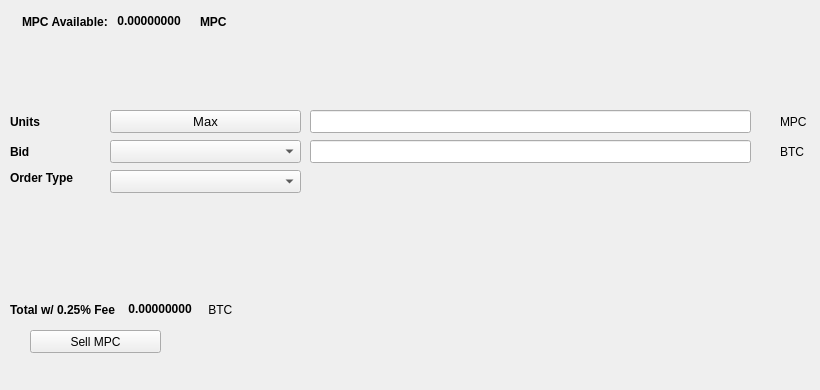
   <widget class="QWidget" name="SellTab">
    <attribute name="title">
     <string>Sell</string>
    </attribute>
    <widget class="QLabel" name="label_16">
     <property name="geometry">
      <rect>
       <x>780</x>
       <y>140</y>
       <width>31</width>
       <height>23</height>
      </rect>
     </property>
     <property name="text">
      <string>BTC</string>
     </property>
    </widget>
    <widget class="QComboBox" name="SellBidcomboBox">
     <property name="geometry">
      <rect>
       <x>110</x>
       <y>140</y>
       <width>191</width>
       <height>23</height>
      </rect>
     </property>
     <property name="font">
      <font>
       <pointsize>10</pointsize>
      </font>
     </property>
    </widget>
    <widget class="QLabel" name="label_18">
     <property name="geometry">
      <rect>
       <x>10</x>
       <y>110</y>
       <width>46</width>
       <height>23</height>
      </rect>
     </property>
     <property name="font">
      <font>
       <weight>75</weight>
       <bold>true</bold>
      </font>
     </property>
     <property name="text">
      <string>Units</string>
     </property>
    </widget>
    <widget class="QPushButton" name="Sell_Max_Amount">
     <property name="geometry">
      <rect>
       <x>110</x>
       <y>110</y>
       <width>191</width>
       <height>23</height>
      </rect>
     </property>
     <property name="font">
      <font>
       <pointsize>10</pointsize>
      </font>
     </property>
     <property name="text">
      <string>Max</string>
     </property>
    </widget>
    <widget class="QLabel" name="label_20">
     <property name="geometry">
      <rect>
       <x>10</x>
       <y>170</y>
       <width>91</width>
       <height>16</height>
      </rect>
     </property>
     <property name="font">
      <font>
       <weight>75</weight>
       <bold>true</bold>
      </font>
     </property>
     <property name="text">
      <string>Order Type</string>
     </property>
    </widget>
    <widget class="QComboBox" name="SellOrdertypeCombo">
     <property name="geometry">
      <rect>
       <x>110</x>
       <y>170</y>
       <width>191</width>
       <height>23</height>
      </rect>
     </property>
     <property name="font">
      <font>
       <pointsize>10</pointsize>
      </font>
     </property>
    </widget>
    <widget class="QLabel" name="label_21">
     <property name="geometry">
      <rect>
       <x>10</x>
       <y>140</y>
       <width>46</width>
       <height>23</height>
      </rect>
     </property>
     <property name="font">
      <font>
       <weight>75</weight>
       <bold>true</bold>
      </font>
     </property>
     <property name="text">
      <string>Bid</string>
     </property>
    </widget>
    <widget class="QLabel" name="label_22">
     <property name="geometry">
      <rect>
       <x>780</x>
       <y>110</y>
       <width>31</width>
       <height>23</height>
      </rect>
     </property>
     <property name="text">
      <string>MPC</string>
     </property>
    </widget>
    <widget class="QLineEdit" name="UnitsInputMPC">
     <property name="geometry">
      <rect>
       <x>310</x>
       <y>110</y>
       <width>441</width>
       <height>23</height>
      </rect>
     </property>
     <property name="font">
      <font>
       <pointsize>9</pointsize>
       <weight>75</weight>
       <bold>true</bold>
      </font>
     </property>
    </widget>
    <widget class="QLineEdit" name="SellBidPriceEdit">
     <property name="geometry">
      <rect>
       <x>310</x>
       <y>140</y>
       <width>441</width>
       <height>23</height>
      </rect>
     </property>
     <property name="font">
      <font>
       <pointsize>9</pointsize>
       <weight>75</weight>
       <bold>true</bold>
      </font>
     </property>
    </widget>
    <widget class="QPushButton" name="SellMPCBTN">
     <property name="geometry">
      <rect>
       <x>30</x>
       <y>330</y>
       <width>131</width>
       <height>23</height>
      </rect>
     </property>
     <property name="text">
      <string>Sell MPC</string>
     </property>
     <property name="icon">
      <iconset resource="../mypartycoin">
       <normaloff>:/icons/bitcoin</normaloff>:/icons/bitcoin</iconset>
     </property>
    </widget>
    <widget class="QWidget" name="layoutWidget3">
     <property name="geometry">
      <rect>
       <x>22</x>
       <y>12</y>
       <width>258</width>
       <height>19</height>
      </rect>
     </property>
     <layout class="QHBoxLayout" name="horizontalLayout">
      <item>
       <widget class="QLabel" name="label232_2">
        <property name="font">
         <font>
          <weight>75</weight>
          <bold>true</bold>
         </font>
        </property>
        <property name="text">
         <string>MPC Available:</string>
        </property>
       </widget>
      </item>
      <item>
       <widget class="QLabel" name="MPCAvailableLabel">
        <property name="palette">
         <palette>
          <active>
           <colorrole role="WindowText">
            <brush brushstyle="SolidPattern">
             <color alpha="255">
              <red>0</red>
              <green>0</green>
              <blue>0</blue>
             </color>
            </brush>
           </colorrole>
           <colorrole role="Button">
            <brush brushstyle="SolidPattern">
             <color alpha="255">
              <red>0</red>
              <green>170</green>
              <blue>0</blue>
             </color>
            </brush>
           </colorrole>
           <colorrole role="Light">
            <brush brushstyle="SolidPattern">
             <color alpha="255">
              <red>0</red>
              <green>255</green>
              <blue>0</blue>
             </color>
            </brush>
           </colorrole>
           <colorrole role="Midlight">
            <brush brushstyle="SolidPattern">
             <color alpha="255">
              <red>0</red>
              <green>212</green>
              <blue>0</blue>
             </color>
            </brush>
           </colorrole>
           <colorrole role="Dark">
            <brush brushstyle="SolidPattern">
             <color alpha="255">
              <red>0</red>
              <green>85</green>
              <blue>0</blue>
             </color>
            </brush>
           </colorrole>
           <colorrole role="Mid">
            <brush brushstyle="SolidPattern">
             <color alpha="255">
              <red>0</red>
              <green>113</green>
              <blue>0</blue>
             </color>
            </brush>
           </colorrole>
           <colorrole role="Text">
            <brush brushstyle="SolidPattern">
             <color alpha="255">
              <red>0</red>
              <green>170</green>
              <blue>0</blue>
             </color>
            </brush>
           </colorrole>
           <colorrole role="BrightText">
            <brush brushstyle="SolidPattern">
             <color alpha="255">
              <red>255</red>
              <green>255</green>
              <blue>255</blue>
             </color>
            </brush>
           </colorrole>
           <colorrole role="ButtonText">
            <brush brushstyle="SolidPattern">
             <color alpha="255">
              <red>0</red>
              <green>0</green>
              <blue>0</blue>
             </color>
            </brush>
           </colorrole>
           <colorrole role="Base">
            <brush brushstyle="SolidPattern">
             <color alpha="255">
              <red>255</red>
              <green>255</green>
              <blue>255</blue>
             </color>
            </brush>
           </colorrole>
           <colorrole role="Window">
            <brush brushstyle="SolidPattern">
             <color alpha="255">
              <red>0</red>
              <green>170</green>
              <blue>0</blue>
             </color>
            </brush>
           </colorrole>
           <colorrole role="Shadow">
            <brush brushstyle="SolidPattern">
             <color alpha="255">
              <red>0</red>
              <green>0</green>
              <blue>0</blue>
             </color>
            </brush>
           </colorrole>
           <colorrole role="AlternateBase">
            <brush brushstyle="SolidPattern">
             <color alpha="255">
              <red>127</red>
              <green>212</green>
              <blue>127</blue>
             </color>
            </brush>
           </colorrole>
           <colorrole role="ToolTipBase">
            <brush brushstyle="SolidPattern">
             <color alpha="255">
              <red>255</red>
              <green>255</green>
              <blue>220</blue>
             </color>
            </brush>
           </colorrole>
           <colorrole role="ToolTipText">
            <brush brushstyle="SolidPattern">
             <color alpha="255">
              <red>0</red>
              <green>0</green>
              <blue>0</blue>
             </color>
            </brush>
           </colorrole>
          </active>
          <inactive>
           <colorrole role="WindowText">
            <brush brushstyle="SolidPattern">
             <color alpha="255">
              <red>0</red>
              <green>0</green>
              <blue>0</blue>
             </color>
            </brush>
           </colorrole>
           <colorrole role="Button">
            <brush brushstyle="SolidPattern">
             <color alpha="255">
              <red>0</red>
              <green>170</green>
              <blue>0</blue>
             </color>
            </brush>
           </colorrole>
           <colorrole role="Light">
            <brush brushstyle="SolidPattern">
             <color alpha="255">
              <red>0</red>
              <green>255</green>
              <blue>0</blue>
             </color>
            </brush>
           </colorrole>
           <colorrole role="Midlight">
            <brush brushstyle="SolidPattern">
             <color alpha="255">
              <red>0</red>
              <green>212</green>
              <blue>0</blue>
             </color>
            </brush>
           </colorrole>
           <colorrole role="Dark">
            <brush brushstyle="SolidPattern">
             <color alpha="255">
              <red>0</red>
              <green>85</green>
              <blue>0</blue>
             </color>
            </brush>
           </colorrole>
           <colorrole role="Mid">
            <brush brushstyle="SolidPattern">
             <color alpha="255">
              <red>0</red>
              <green>113</green>
              <blue>0</blue>
             </color>
            </brush>
           </colorrole>
           <colorrole role="Text">
            <brush brushstyle="SolidPattern">
             <color alpha="255">
              <red>0</red>
              <green>170</green>
              <blue>0</blue>
             </color>
            </brush>
           </colorrole>
           <colorrole role="BrightText">
            <brush brushstyle="SolidPattern">
             <color alpha="255">
              <red>255</red>
              <green>255</green>
              <blue>255</blue>
             </color>
            </brush>
           </colorrole>
           <colorrole role="ButtonText">
            <brush brushstyle="SolidPattern">
             <color alpha="255">
              <red>0</red>
              <green>0</green>
              <blue>0</blue>
             </color>
            </brush>
           </colorrole>
           <colorrole role="Base">
            <brush brushstyle="SolidPattern">
             <color alpha="255">
              <red>255</red>
              <green>255</green>
              <blue>255</blue>
             </color>
            </brush>
           </colorrole>
           <colorrole role="Window">
            <brush brushstyle="SolidPattern">
             <color alpha="255">
              <red>0</red>
              <green>170</green>
              <blue>0</blue>
             </color>
            </brush>
           </colorrole>
           <colorrole role="Shadow">
            <brush brushstyle="SolidPattern">
             <color alpha="255">
              <red>0</red>
              <green>0</green>
              <blue>0</blue>
             </color>
            </brush>
           </colorrole>
           <colorrole role="AlternateBase">
            <brush brushstyle="SolidPattern">
             <color alpha="255">
              <red>127</red>
              <green>212</green>
              <blue>127</blue>
             </color>
            </brush>
           </colorrole>
           <colorrole role="ToolTipBase">
            <brush brushstyle="SolidPattern">
             <color alpha="255">
              <red>255</red>
              <green>255</green>
              <blue>220</blue>
             </color>
            </brush>
           </colorrole>
           <colorrole role="ToolTipText">
            <brush brushstyle="SolidPattern">
             <color alpha="255">
              <red>0</red>
              <green>0</green>
              <blue>0</blue>
             </color>
            </brush>
           </colorrole>
          </inactive>
          <disabled>
           <colorrole role="WindowText">
            <brush brushstyle="SolidPattern">
             <color alpha="255">
              <red>0</red>
              <green>85</green>
              <blue>0</blue>
             </color>
            </brush>
           </colorrole>
           <colorrole role="Button">
            <brush brushstyle="SolidPattern">
             <color alpha="255">
              <red>0</red>
              <green>170</green>
              <blue>0</blue>
             </color>
            </brush>
           </colorrole>
           <colorrole role="Light">
            <brush brushstyle="SolidPattern">
             <color alpha="255">
              <red>0</red>
              <green>255</green>
              <blue>0</blue>
             </color>
            </brush>
           </colorrole>
           <colorrole role="Midlight">
            <brush brushstyle="SolidPattern">
             <color alpha="255">
              <red>0</red>
              <green>212</green>
              <blue>0</blue>
             </color>
            </brush>
           </colorrole>
           <colorrole role="Dark">
            <brush brushstyle="SolidPattern">
             <color alpha="255">
              <red>0</red>
              <green>85</green>
              <blue>0</blue>
             </color>
            </brush>
           </colorrole>
           <colorrole role="Mid">
            <brush brushstyle="SolidPattern">
             <color alpha="255">
              <red>0</red>
              <green>113</green>
              <blue>0</blue>
             </color>
            </brush>
           </colorrole>
           <colorrole role="Text">
            <brush brushstyle="SolidPattern">
             <color alpha="255">
              <red>0</red>
              <green>85</green>
              <blue>0</blue>
             </color>
            </brush>
           </colorrole>
           <colorrole role="BrightText">
            <brush brushstyle="SolidPattern">
             <color alpha="255">
              <red>255</red>
              <green>255</green>
              <blue>255</blue>
             </color>
            </brush>
           </colorrole>
           <colorrole role="ButtonText">
            <brush brushstyle="SolidPattern">
             <color alpha="255">
              <red>0</red>
              <green>85</green>
              <blue>0</blue>
             </color>
            </brush>
           </colorrole>
           <colorrole role="Base">
            <brush brushstyle="SolidPattern">
             <color alpha="255">
              <red>0</red>
              <green>170</green>
              <blue>0</blue>
             </color>
            </brush>
           </colorrole>
           <colorrole role="Window">
            <brush brushstyle="SolidPattern">
             <color alpha="255">
              <red>0</red>
              <green>170</green>
              <blue>0</blue>
             </color>
            </brush>
           </colorrole>
           <colorrole role="Shadow">
            <brush brushstyle="SolidPattern">
             <color alpha="255">
              <red>0</red>
              <green>0</green>
              <blue>0</blue>
             </color>
            </brush>
           </colorrole>
           <colorrole role="AlternateBase">
            <brush brushstyle="SolidPattern">
             <color alpha="255">
              <red>0</red>
              <green>170</green>
              <blue>0</blue>
             </color>
            </brush>
           </colorrole>
           <colorrole role="ToolTipBase">
            <brush brushstyle="SolidPattern">
             <color alpha="255">
              <red>255</red>
              <green>255</green>
              <blue>220</blue>
             </color>
            </brush>
           </colorrole>
           <colorrole role="ToolTipText">
            <brush brushstyle="SolidPattern">
             <color alpha="255">
              <red>0</red>
              <green>0</green>
              <blue>0</blue>
             </color>
            </brush>
           </colorrole>
          </disabled>
         </palette>
        </property>
        <property name="font">
         <font>
          <weight>75</weight>
          <bold>true</bold>
         </font>
        </property>
        <property name="text">
         <string> 0.00000000 </string>
        </property>
        <property name="textInteractionFlags">
         <set>Qt::LinksAccessibleByMouse|Qt::TextSelectableByKeyboard|Qt::TextSelectableByMouse</set>
        </property>
       </widget>
      </item>
      <item>
       <widget class="QLabel" name="labelMPC">
        <property name="font">
         <font>
          <weight>75</weight>
          <bold>true</bold>
         </font>
        </property>
        <property name="text">
         <string>MPC</string>
        </property>
       </widget>
      </item>
     </layout>
    </widget>
    <widget class="QWidget" name="layoutWidget">
     <property name="geometry">
      <rect>
       <x>10</x>
       <y>300</y>
       <width>268</width>
       <height>19</height>
      </rect>
     </property>
     <layout class="QHBoxLayout" name="horizontalLayout_2">
      <item>
       <widget class="QLabel" name="label_19">
        <property name="font">
         <font>
          <weight>75</weight>
          <bold>true</bold>
         </font>
        </property>
        <property name="text">
         <string>Total w/ 0.25% Fee </string>
        </property>
       </widget>
      </item>
      <item>
       <widget class="QLabel" name="SellCostLabel">
        <property name="palette">
         <palette>
          <active>
           <colorrole role="WindowText">
            <brush brushstyle="SolidPattern">
             <color alpha="255">
              <red>0</red>
              <green>0</green>
              <blue>0</blue>
             </color>
            </brush>
           </colorrole>
           <colorrole role="Button">
            <brush brushstyle="SolidPattern">
             <color alpha="255">
              <red>0</red>
              <green>170</green>
              <blue>0</blue>
             </color>
            </brush>
           </colorrole>
           <colorrole role="Light">
            <brush brushstyle="SolidPattern">
             <color alpha="255">
              <red>0</red>
              <green>255</green>
              <blue>0</blue>
             </color>
            </brush>
           </colorrole>
           <colorrole role="Midlight">
            <brush brushstyle="SolidPattern">
             <color alpha="255">
              <red>0</red>
              <green>212</green>
              <blue>0</blue>
             </color>
            </brush>
           </colorrole>
           <colorrole role="Dark">
            <brush brushstyle="SolidPattern">
             <color alpha="255">
              <red>0</red>
              <green>85</green>
              <blue>0</blue>
             </color>
            </brush>
           </colorrole>
           <colorrole role="Mid">
            <brush brushstyle="SolidPattern">
             <color alpha="255">
              <red>0</red>
              <green>113</green>
              <blue>0</blue>
             </color>
            </brush>
           </colorrole>
           <colorrole role="Text">
            <brush brushstyle="SolidPattern">
             <color alpha="255">
              <red>0</red>
              <green>170</green>
              <blue>0</blue>
             </color>
            </brush>
           </colorrole>
           <colorrole role="BrightText">
            <brush brushstyle="SolidPattern">
             <color alpha="255">
              <red>255</red>
              <green>255</green>
              <blue>255</blue>
             </color>
            </brush>
           </colorrole>
           <colorrole role="ButtonText">
            <brush brushstyle="SolidPattern">
             <color alpha="255">
              <red>0</red>
              <green>0</green>
              <blue>0</blue>
             </color>
            </brush>
           </colorrole>
           <colorrole role="Base">
            <brush brushstyle="SolidPattern">
             <color alpha="255">
              <red>255</red>
              <green>255</green>
              <blue>255</blue>
             </color>
            </brush>
           </colorrole>
           <colorrole role="Window">
            <brush brushstyle="SolidPattern">
             <color alpha="255">
              <red>0</red>
              <green>170</green>
              <blue>0</blue>
             </color>
            </brush>
           </colorrole>
           <colorrole role="Shadow">
            <brush brushstyle="SolidPattern">
             <color alpha="255">
              <red>0</red>
              <green>0</green>
              <blue>0</blue>
             </color>
            </brush>
           </colorrole>
           <colorrole role="AlternateBase">
            <brush brushstyle="SolidPattern">
             <color alpha="255">
              <red>127</red>
              <green>212</green>
              <blue>127</blue>
             </color>
            </brush>
           </colorrole>
           <colorrole role="ToolTipBase">
            <brush brushstyle="SolidPattern">
             <color alpha="255">
              <red>255</red>
              <green>255</green>
              <blue>220</blue>
             </color>
            </brush>
           </colorrole>
           <colorrole role="ToolTipText">
            <brush brushstyle="SolidPattern">
             <color alpha="255">
              <red>0</red>
              <green>0</green>
              <blue>0</blue>
             </color>
            </brush>
           </colorrole>
          </active>
          <inactive>
           <colorrole role="WindowText">
            <brush brushstyle="SolidPattern">
             <color alpha="255">
              <red>0</red>
              <green>0</green>
              <blue>0</blue>
             </color>
            </brush>
           </colorrole>
           <colorrole role="Button">
            <brush brushstyle="SolidPattern">
             <color alpha="255">
              <red>0</red>
              <green>170</green>
              <blue>0</blue>
             </color>
            </brush>
           </colorrole>
           <colorrole role="Light">
            <brush brushstyle="SolidPattern">
             <color alpha="255">
              <red>0</red>
              <green>255</green>
              <blue>0</blue>
             </color>
            </brush>
           </colorrole>
           <colorrole role="Midlight">
            <brush brushstyle="SolidPattern">
             <color alpha="255">
              <red>0</red>
              <green>212</green>
              <blue>0</blue>
             </color>
            </brush>
           </colorrole>
           <colorrole role="Dark">
            <brush brushstyle="SolidPattern">
             <color alpha="255">
              <red>0</red>
              <green>85</green>
              <blue>0</blue>
             </color>
            </brush>
           </colorrole>
           <colorrole role="Mid">
            <brush brushstyle="SolidPattern">
             <color alpha="255">
              <red>0</red>
              <green>113</green>
              <blue>0</blue>
             </color>
            </brush>
           </colorrole>
           <colorrole role="Text">
            <brush brushstyle="SolidPattern">
             <color alpha="255">
              <red>0</red>
              <green>170</green>
              <blue>0</blue>
             </color>
            </brush>
           </colorrole>
           <colorrole role="BrightText">
            <brush brushstyle="SolidPattern">
             <color alpha="255">
              <red>255</red>
              <green>255</green>
              <blue>255</blue>
             </color>
            </brush>
           </colorrole>
           <colorrole role="ButtonText">
            <brush brushstyle="SolidPattern">
             <color alpha="255">
              <red>0</red>
              <green>0</green>
              <blue>0</blue>
             </color>
            </brush>
           </colorrole>
           <colorrole role="Base">
            <brush brushstyle="SolidPattern">
             <color alpha="255">
              <red>255</red>
              <green>255</green>
              <blue>255</blue>
             </color>
            </brush>
           </colorrole>
           <colorrole role="Window">
            <brush brushstyle="SolidPattern">
             <color alpha="255">
              <red>0</red>
              <green>170</green>
              <blue>0</blue>
             </color>
            </brush>
           </colorrole>
           <colorrole role="Shadow">
            <brush brushstyle="SolidPattern">
             <color alpha="255">
              <red>0</red>
              <green>0</green>
              <blue>0</blue>
             </color>
            </brush>
           </colorrole>
           <colorrole role="AlternateBase">
            <brush brushstyle="SolidPattern">
             <color alpha="255">
              <red>127</red>
              <green>212</green>
              <blue>127</blue>
             </color>
            </brush>
           </colorrole>
           <colorrole role="ToolTipBase">
            <brush brushstyle="SolidPattern">
             <color alpha="255">
              <red>255</red>
              <green>255</green>
              <blue>220</blue>
             </color>
            </brush>
           </colorrole>
           <colorrole role="ToolTipText">
            <brush brushstyle="SolidPattern">
             <color alpha="255">
              <red>0</red>
              <green>0</green>
              <blue>0</blue>
             </color>
            </brush>
           </colorrole>
          </inactive>
          <disabled>
           <colorrole role="WindowText">
            <brush brushstyle="SolidPattern">
             <color alpha="255">
              <red>0</red>
              <green>85</green>
              <blue>0</blue>
             </color>
            </brush>
           </colorrole>
           <colorrole role="Button">
            <brush brushstyle="SolidPattern">
             <color alpha="255">
              <red>0</red>
              <green>170</green>
              <blue>0</blue>
             </color>
            </brush>
           </colorrole>
           <colorrole role="Light">
            <brush brushstyle="SolidPattern">
             <color alpha="255">
              <red>0</red>
              <green>255</green>
              <blue>0</blue>
             </color>
            </brush>
           </colorrole>
           <colorrole role="Midlight">
            <brush brushstyle="SolidPattern">
             <color alpha="255">
              <red>0</red>
              <green>212</green>
              <blue>0</blue>
             </color>
            </brush>
           </colorrole>
           <colorrole role="Dark">
            <brush brushstyle="SolidPattern">
             <color alpha="255">
              <red>0</red>
              <green>85</green>
              <blue>0</blue>
             </color>
            </brush>
           </colorrole>
           <colorrole role="Mid">
            <brush brushstyle="SolidPattern">
             <color alpha="255">
              <red>0</red>
              <green>113</green>
              <blue>0</blue>
             </color>
            </brush>
           </colorrole>
           <colorrole role="Text">
            <brush brushstyle="SolidPattern">
             <color alpha="255">
              <red>0</red>
              <green>85</green>
              <blue>0</blue>
             </color>
            </brush>
           </colorrole>
           <colorrole role="BrightText">
            <brush brushstyle="SolidPattern">
             <color alpha="255">
              <red>255</red>
              <green>255</green>
              <blue>255</blue>
             </color>
            </brush>
           </colorrole>
           <colorrole role="ButtonText">
            <brush brushstyle="SolidPattern">
             <color alpha="255">
              <red>0</red>
              <green>85</green>
              <blue>0</blue>
             </color>
            </brush>
           </colorrole>
           <colorrole role="Base">
            <brush brushstyle="SolidPattern">
             <color alpha="255">
              <red>0</red>
              <green>170</green>
              <blue>0</blue>
             </color>
            </brush>
           </colorrole>
           <colorrole role="Window">
            <brush brushstyle="SolidPattern">
             <color alpha="255">
              <red>0</red>
              <green>170</green>
              <blue>0</blue>
             </color>
            </brush>
           </colorrole>
           <colorrole role="Shadow">
            <brush brushstyle="SolidPattern">
             <color alpha="255">
              <red>0</red>
              <green>0</green>
              <blue>0</blue>
             </color>
            </brush>
           </colorrole>
           <colorrole role="AlternateBase">
            <brush brushstyle="SolidPattern">
             <color alpha="255">
              <red>0</red>
              <green>170</green>
              <blue>0</blue>
             </color>
            </brush>
           </colorrole>
           <colorrole role="ToolTipBase">
            <brush brushstyle="SolidPattern">
             <color alpha="255">
              <red>255</red>
              <green>255</green>
              <blue>220</blue>
             </color>
            </brush>
           </colorrole>
           <colorrole role="ToolTipText">
            <brush brushstyle="SolidPattern">
             <color alpha="255">
              <red>0</red>
              <green>0</green>
              <blue>0</blue>
             </color>
            </brush>
           </colorrole>
          </disabled>
         </palette>
        </property>
        <property name="font">
         <font>
          <weight>75</weight>
          <bold>true</bold>
         </font>
        </property>
        <property name="autoFillBackground">
         <bool>false</bool>
        </property>
        <property name="text">
         <string> 0.00000000</string>
        </property>
        <property name="textInteractionFlags">
         <set>Qt::LinksAccessibleByMouse|Qt::TextSelectableByMouse</set>
        </property>
       </widget>
      </item>
      <item>
       <widget class="QLabel" name="label_17">
        <property name="font">
         <font>
          <weight>50</weight>
          <bold>false</bold>
         </font>
        </property>
        <property name="text">
         <string> BTC</string>
        </property>
       </widget>
      </item>
     </layout>
    </widget>
    <widget class="QLabel" name="label_23">
     <property name="geometry">
      <rect>
       <x>460</x>
       <y>300</y>
       <width>281</width>
       <height>81</height>
      </rect>
     </property>
     <property name="text">
      <string/>
     </property>
     <property name="pixmap">
      <pixmap>:/images/bittrex</pixmap>
     </property>
    </widget>
   </widget>
